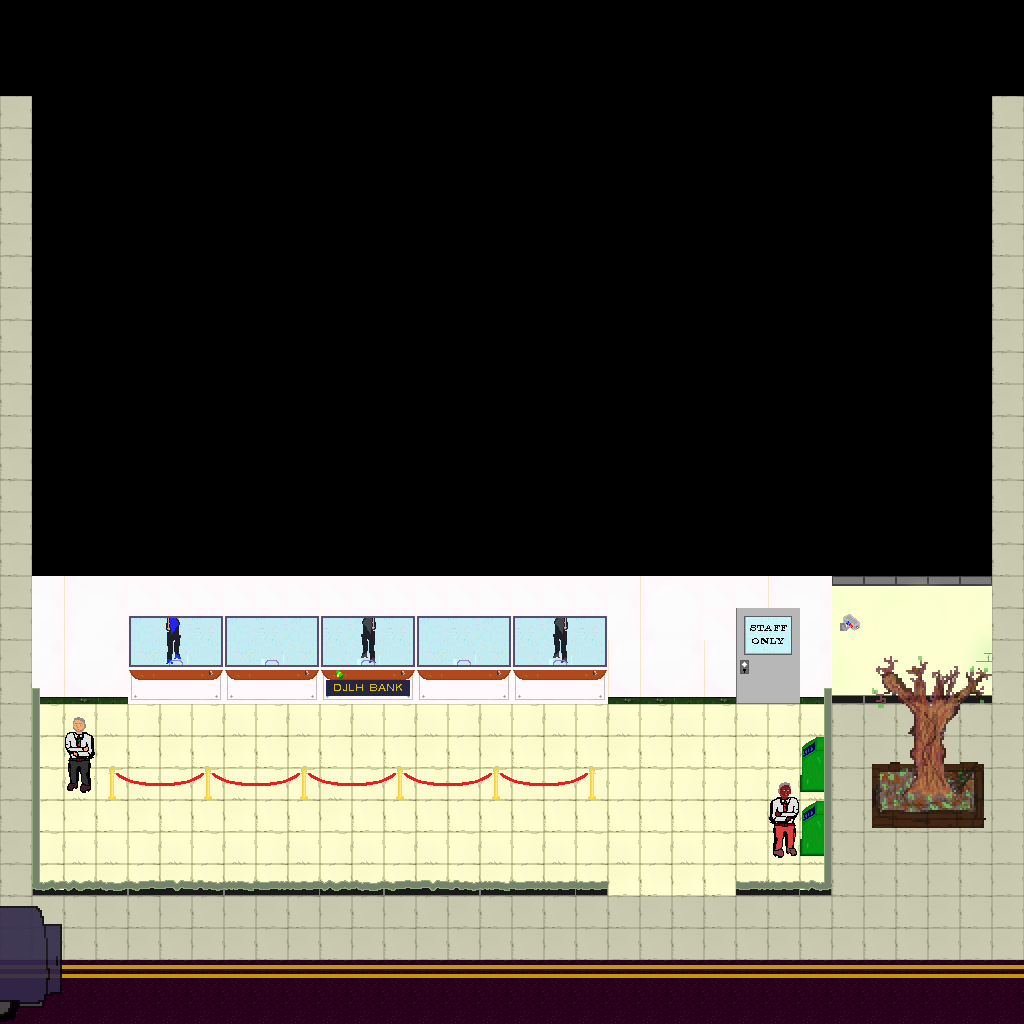

Tiled map render using the project's own tile images. Description and the map definition, with tile-layer contents summarised, below:
An orthogonal 32x32 tile map with 32x32 px tiles, 22 tile layers (floor, wall_vault, vault, gold_pile_12, ...), 1 hidden layer not drawn, 4 tilesets and 54 objects (collision_door_staff, collision_door_main, collision_door_vault, collision_door_prevault, objective_3, ...).

<map version="1.0" orientation="orthogonal" renderorder="right-down" width="32" height="32" tilewidth="32" tileheight="32" nextobjectid="102">
 <tileset firstgid="1" name="tileset" tilewidth="32" tileheight="32">
  <image source="tileset.png" width="512" height="512" />
 </tileset>
 <tileset firstgid="257" name="tileset2" tilewidth="32" tileheight="32">
  <image source="tileset2.png" width="256" height="256" />
 </tileset>
 <tileset firstgid="321" name="sign" tilewidth="32" tileheight="32">
  <image source="sign.png" width="480" height="288" />
 </tileset>
 <tileset firstgid="456" name="civilians" tilewidth="32" tileheight="32">
  <image source="civilians.png" width="192" height="96" />
 </tileset>
 <layer name="floor" width="32" height="32">
  <data>[1024 cells, 928 non-empty, 41 distinct tile ids]</data>
 </layer>
 <layer name="wall_vault" width="32" height="32">
  <data>[1024 cells, 0 non-empty, 0 distinct tile ids]</data>
 </layer>
 <layer name="vault" width="32" height="32">
  <data>[1024 cells, 264 non-empty, 76 distinct tile ids]</data>
 </layer>
 <layer name="gold_pile_12" width="32" height="32">
  <data>[1024 cells, 4 non-empty, 4 distinct tile ids]</data>
 </layer>
 <layer name="gold_pile_11" width="32" height="32">
  <data>[1024 cells, 4 non-empty, 4 distinct tile ids]</data>
 </layer>
 <layer name="gold_pile_10" width="32" height="32">
  <data>[1024 cells, 4 non-empty, 4 distinct tile ids]</data>
 </layer>
 <layer name="gold_pile_9" width="32" height="32">
  <data>[1024 cells, 4 non-empty, 4 distinct tile ids]</data>
 </layer>
 <layer name="gold_pile_8" width="32" height="32">
  <data>[1024 cells, 4 non-empty, 4 distinct tile ids]</data>
 </layer>
 <layer name="gold_pile_7" width="32" height="32">
  <data>[1024 cells, 4 non-empty, 4 distinct tile ids]</data>
 </layer>
 <layer name="gold_pile_6" width="32" height="32">
  <data>[1024 cells, 3 non-empty, 3 distinct tile ids]</data>
 </layer>
 <layer name="gold_pile_5" width="32" height="32">
  <data>[1024 cells, 5 non-empty, 5 distinct tile ids]</data>
 </layer>
 <layer name="gold_pile_4" width="32" height="32">
  <data>[1024 cells, 4 non-empty, 4 distinct tile ids]</data>
 </layer>
 <layer name="gold_pile_3" width="32" height="32">
  <data>[1024 cells, 4 non-empty, 4 distinct tile ids]</data>
 </layer>
 <layer name="gold_pile_2" width="32" height="32">
  <data>[1024 cells, 4 non-empty, 4 distinct tile ids]</data>
 </layer>
 <layer name="gold_pile_1" width="32" height="32">
  <data>[1024 cells, 4 non-empty, 4 distinct tile ids]</data>
 </layer>
 <layer name="wall_prevault" width="32" height="32">
  <data>[1024 cells, 432 non-empty, 34 distinct tile ids]</data>
 </layer>
 <layer name="prevault" width="32" height="32">
  <data>[1024 cells, 19 non-empty, 14 distinct tile ids]</data>
 </layer>
 <layer name="wall_offices" width="32" height="32" opacity="0.97">
  <data>[1024 cells, 450 non-empty, 23 distinct tile ids]</data>
 </layer>
 <layer name="offices" width="32" height="32">
  <data>[1024 cells, 63 non-empty, 42 distinct tile ids]</data>
 </layer>
 <layer name="wall_foyer" width="32" height="32">
  <data>[1024 cells, 630 non-empty, 52 distinct tile ids]</data>
 </layer>
 <layer name="foyer" width="32" height="32">
  <data>[1024 cells, 84 non-empty, 35 distinct tile ids]</data>
 </layer>
 <layer name="wall_outside" width="32" height="32" visible="0">
  <data>[1024 cells, 780 non-empty, 193 distinct tile ids]</data>
 </layer>
 <layer name="outside" width="32" height="32" opacity="0.9">
  <data>[1024 cells, 32 non-empty, 32 distinct tile ids]</data>
 </layer>
 <objectgroup name="collision" visible="0">
  <object id="14" x="32" y="880" width="576" height="16" />
  <object id="22" x="736" y="880" width="96" height="16" />
  <object id="23" x="32" y="688" width="704" height="16" />
  <object id="24" x="800" y="688" width="32" height="16" />
  <object id="25" name="collision_door_staff" x="736" y="688" width="64" height="16" />
  <object id="26" name="collision_door_main" x="608" y="880" width="128" height="16" />
  <object id="27" x="824" y="704" width="8" height="192" />
  <object id="29" x="32" y="704" width="8" height="192" />
  <object id="30" x="32" y="576" width="8" height="128" />
  <object id="32" x="664" y="576" width="8" height="32" />
  <object id="33" x="832" y="688" width="160" height="16" />
  <object id="34" x="984" y="704" width="8" />
  <object id="36" x="984" y="512" width="8" height="192" />
  <object id="39" x="864" y="496" width="128" height="16" />
  <object id="40" x="864" y="576" width="8" height="16" />
  <object id="43" x="864" y="592" width="120" height="16" />
  <object id="44" x="864" y="672" width="8" height="16" />
  <object id="48" x="96" y="768" width="512" height="32" />
  <object id="51" x="608" y="576" width="56" />
  <object id="53" x="608" y="288" width="64" height="288" />
  <object id="55" x="672" y="368" width="32" height="16" />
  <object id="56" x="832" y="368" width="160" height="16" />
  <object id="57" x="608" y="224" width="96" height="64" />
  <object id="58" x="832" y="224" width="160" height="64" />
  <object id="61" x="928" y="96" width="64" height="128" />
  <object id="63" x="32" y="144" width="64" height="368" />
  <object id="65" x="984" y="288" width="8" height="96" />
  <object id="66" x="984" y="384" width="8" height="128" />
  <object id="67" x="944" y="384" width="32" height="112" />
  <object id="68" name="collision_door_vault" x="704" y="256" width="128" height="32" />
  <object id="69" name="collision_door_prevault" x="704" y="368" width="128" height="16" />
  <object id="72" x="416" y="320" width="192" height="56" />
  <object id="73" x="416" y="448" width="192" height="64" />
  <object id="74" x="96" y="448" width="192" height="64" />
  <object id="75" x="96" y="320" width="192" height="56" />
  <object id="76" x="32" y="144" width="896" height="16" />
  <object id="77" x="32" y="512" width="576" height="64" />
  <object id="92" x="40" y="96" width="888" height="48" />
  <object id="93" x="832" y="704" width="192" height="128" />
  <object id="95" x="0" y="96" width="32" height="800" />
  <object id="96" x="0" y="40" width="992" height="120" />
  <object id="97" x="912" y="608" width="72" height="32" />
  <object id="99" x="912" y="544" width="72" height="48" />
  <object id="100" x="960" y="512" width="24" height="32" />
  <object id="101" x="800" y="736" width="24" height="120" />
 </objectgroup>
 <objectgroup name="objective">
  <object id="81" x="944" y="392" height="40" />
  <object id="82" name="objective_3" x="896" y="384" width="48" height="80">
   <properties>
    <property name="message" value="&quot;Retrieve Keychain Planted by Insider&quot;" />
    <property name="time" value="2" />
   </properties>
  </object>
  <object id="83" name="objective_1" x="136" y="712" width="464" height="40">
   <properties>
    <property name="message" value="&quot;Threaten Teller To Unlock Door.&quot;" />
    <property name="time" value="5" />
   </properties>
  </object>
  <object id="84" name="objective_2" x="864" y="608" width="120" height="80">
   <properties>
    <property name="message" value="&quot;Hack Computer To Disable Camera.&quot;" />
    <property name="time" value="3" />
   </properties>
  </object>
  <object id="85" name="objective_4" x="704" y="384" width="128" height="48">
   <properties>
    <property name="message" value="&quot;Try Keys to Unlock.&quot;" />
    <property name="time" value="3" />
   </properties>
  </object>
  <object id="86" name="objective_5" x="704" y="768" width="64" height="64">
   <properties>
    <property name="message" value="&quot;Retrieve drill from Jetroid's corpse.&quot;" />
    <property name="time" value="2" />
   </properties>
  </object>
  </objectgroup>
</map>
<!-- 3 of 54 objects omitted -->